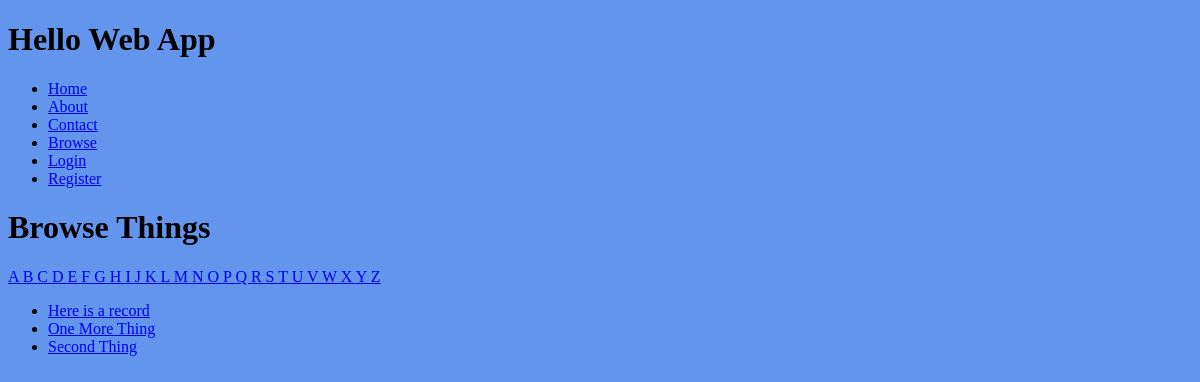
Page /browse/name/ on the earlier database version.
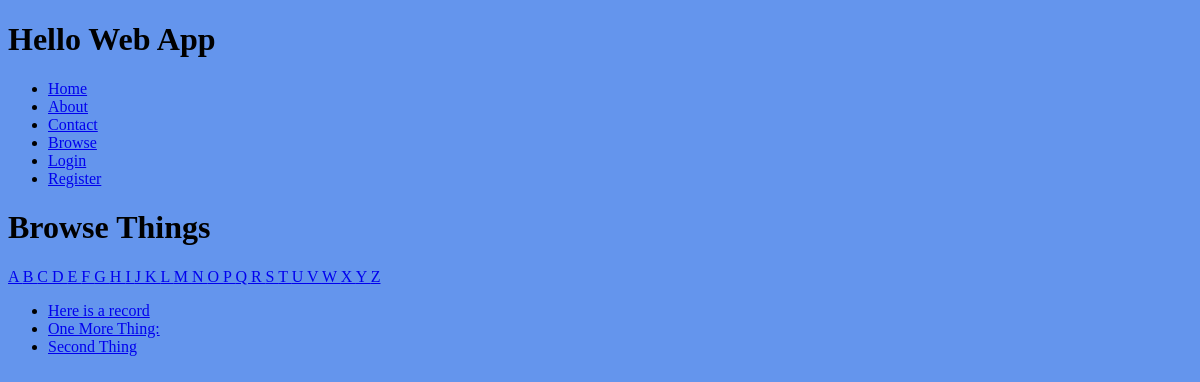
Same page on the later database version.
### collection/models.py (models this page shows)
class Thing(models.Model):
    name = models.CharField(max_length = 255)
    description = models.TextField()
    slug = models.SlugField(unique = True)
    user = models.OneToOneField(User, on_delete=models.CASCADE,
                            blank = True, null = True)

### collection/views.py (the view)
# urls.py: path('browse/name/', views.browse_by_name, name = 'browse'),
def browse_by_name(request, initial = None):
    if initial:
        things = Thing.objects.filter(
        name__istartswith = initial).order_by('name')
    else:
        things = Thing.objects.all().order_by('name')
    return render(request, 'search/search.html', {
        'things': things,'initial': initial,
})

### collection/templates/search/search.html (shortened to what this page needs)
{% extends 'base.html' %}
{% block content %}
    <h1>
        Browse Things
    </h1>
        {% for letter in 'abcdefghijklmnopqrstuvwxyz' %}
            <a href="{% url 'browse_by_name' initial=letter %}"
                {% if initial == letter %}class="active"{% endif %}>
                {{ letter|upper }}
            </a>
        {% endfor %}
        <ul>
    {% for thing in things %}
        <li><a href="{% url 'thing_detail' slug=thing.slug %}">
            {{ thing.name }}
        </a></li>
        {% empty %}
        <li>Sorry, no results!</li>
        {% endfor %}
    </ul>
{% endblock content %}

Differences in the rows shown:
changed Thing: name "One More Thing" → "One More Thing:"
